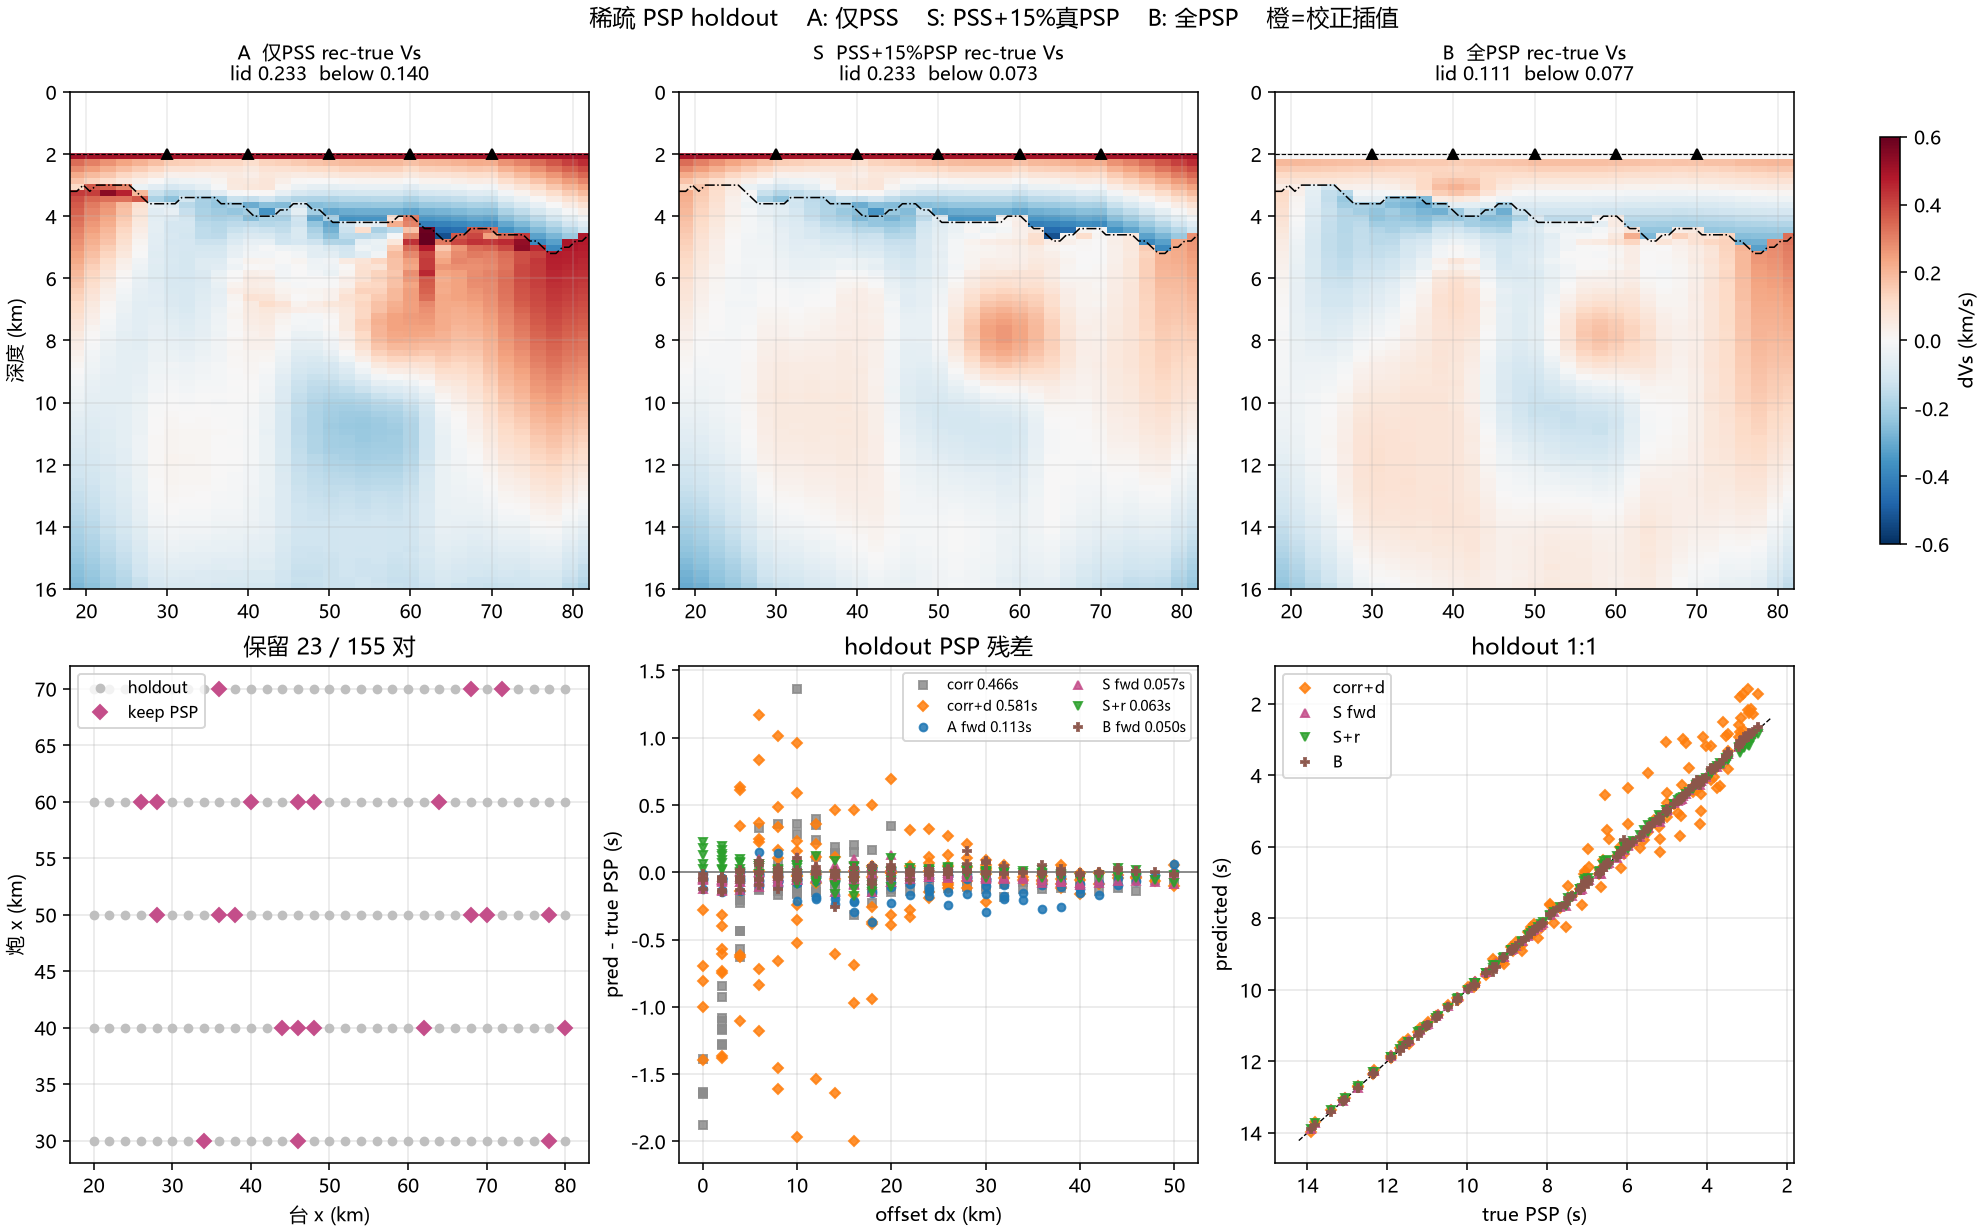

Generate this figure with Python:
#!/usr/bin/env python
# -*- coding: utf-8 -*-
"""稀疏真 PSP holdout：A / A+稀疏PSP / 校正插值 / 全 PSP(B)。"""

from __future__ import annotations

import math
import sys
from pathlib import Path

import matplotlib

matplotlib.use("Agg")
import matplotlib.pyplot as plt
import numpy as np

HERE = Path(__file__).resolve().parent
ROOT = HERE.parent
sys.path.insert(0, str(ROOT))
sys.path.insert(0, str(ROOT / "inv_2d"))
sys.path.insert(0, str(ROOT.parents[1]))
sys.path.insert(0, str(ROOT.parents[1].parent / "water_inv"))
import inv_grid as g  # noqa: E402
from check_joint import DCLIM, OBS_XS, PHASES, mask_crust, region_rms, ttrms  # noqa: E402
from check_lvz import load_vp_vs  # noqa: E402
from check_water_inv import parse_picks  # noqa: E402

plt.rcParams["font.sans-serif"] = ["Microsoft YaHei", "SimHei", "DejaVu Sans"]
plt.rcParams["axes.unicode_minus"] = False

XLO, XHI = 18.0, 82.0


def _rms(a) -> float:
    a = [float(x) for x in a if math.isfinite(x)]
    return math.sqrt(sum(v * v for v in a) / len(a)) if a else float("nan")


def load_keep(path: Path):
    keep, hold = set(), set()
    for ln in path.read_text(encoding="utf-8").splitlines():
        if not ln.strip() or ln.startswith("#"):
            continue
        _isrc, _irec, sx, rx, _dx, flag = ln.split()
        key = (round(float(sx), 3), round(float(rx), 3))
        (keep if int(flag) else hold).add(key)
    return keep, hold


def _pmap(picks, code: int):
    out = {}
    for p in picks:
        if int(p[0]) != code or not math.isfinite(p[3]):
            continue
        out[(round(p[4], 3), round(p[1], 3))] = float(p[3])
    return out


def interp_residual(xy_k, val_k, xy_q):
    xy_k = np.asarray(xy_k, float)
    val_k = np.asarray(val_k, float)
    xy_q = np.asarray(xy_q, float)
    if len(xy_k) == 0:
        return np.full(len(xy_q), np.nan)
    try:
        from scipy.interpolate import RBFInterpolator

        pred = RBFInterpolator(
            xy_k, val_k, kernel="thin_plate_spline", smoothing=1e-3
        )(xy_q)
        return np.asarray(pred, float)
    except Exception:
        out = np.empty(len(xy_q), float)
        for i, q in enumerate(xy_q):
            d2 = np.sum((xy_k - q) ** 2, axis=1)
            w = 1.0 / np.maximum(d2, 1e-6)
            out[i] = float(np.dot(w, val_k) / w.sum())
        return out


def match_rows(true_picks, keep):
    m0, m6, m7, m8 = (_pmap(true_picks, c) for c in (0, 6, 7, 8))
    keys = sorted(set(m0) & set(m6) & set(m7) & set(m8))
    rows = []
    for src, sx in keys:
        t_ppp, t_psp, t_pps, t_pss = m0[(src, sx)], m6[(src, sx)], m7[(src, sx)], m8[(src, sx)]
        corr = t_pss - (t_pps - t_ppp)
        dx = abs(sx - src)
        xm = 0.5 * (sx + src)
        is_keep = (src, sx) in keep
        rows.append(
            dict(
                src=src,
                sx=sx,
                dx=dx,
                xm=xm,
                psp=t_psp,
                corr=corr,
                keep=is_keep,
            )
        )
    return rows


def attach_fwd(rows, pred_picks):
    m6 = _pmap(pred_picks, 6)
    for r in rows:
        r["fwd"] = m6.get((r["src"], r["sx"]), float("nan"))


def _print_vs(lab, xs, zs, rec, true):
    print(
        f"  {lab:18s}  lid {region_rms(xs, zs, rec, true, lid=True):.4f}  "
        f"below {region_rms(xs, zs, rec, true, lid=False):.4f}  "
        f"crust {region_rms(xs, zs, rec, true, lid=None):.4f}"
    )


def _style(ax, title):
    xs_l = np.linspace(XLO, XHI, 80)
    ax.plot(xs_l, [g.z_conv(x) for x in xs_l], "k-.", lw=0.8, zorder=2)
    ax.plot(xs_l, [g.H] * len(xs_l), "k--", lw=0.6, zorder=2)
    ax.plot(list(OBS_XS), [g.H] * len(OBS_XS), "k^", ms=5, zorder=7)
    ax.set_xlim(XLO, XHI)
    ax.set_ylim(16, 0)
    ax.set_title(title, fontsize=10)
    ax.grid(True, alpha=0.25)


def main() -> int:
    fa, fb, fs = HERE / "path_a", HERE / "path_b", HERE / "path_s"
    keep_p = fs / "keep_pairs.txt"
    if not keep_p.is_file():
        raise SystemExit("missing path_s/keep_pairs.txt — 先跑 make_sparse_holdout.py")
    keep, hold = load_keep(keep_p)

    true_p = HERE / "syn_true_all.dat"
    if not true_p.is_file():
        true_p = fa / "syn_holdout_true.dat"
    true_picks = parse_picks(true_p.read_text(encoding="utf-8"))
    rows = match_rows(true_picks, keep)
    if not rows:
        raise SystemExit("no matched PPP/PPS/PSS/PSP rows")

    for folder, key in ((fa, "fwd_a"), (fb, "fwd_b"), (fs, "fwd_s")):
        hp = folder / "syn_holdout_rec.dat"
        if hp.is_file():
            attach_fwd(rows, parse_picks(hp.read_text(encoding="utf-8")))
            for r in rows:
                r[key] = r.get("fwd", float("nan"))
        else:
            for r in rows:
                r[key] = float("nan")

    kr = [r for r in rows if r["keep"]]
    hr = [r for r in rows if not r["keep"]]
    xy_k = [(r["xm"], r["dx"]) for r in kr]
    d_corr_k = [r["psp"] - r["corr"] for r in kr]
    xy_h = [(r["xm"], r["dx"]) for r in hr]
    d_corr_h = interp_residual(xy_k, d_corr_k, xy_h) if hr else np.array([])
    for r, d in zip(hr, d_corr_h):
        r["corr_i"] = r["corr"] + float(d)
    for r in kr:
        r["corr_i"] = r["psp"]

    if hr and all(math.isfinite(r["fwd_s"]) for r in kr + hr):
        d_s_k = [r["psp"] - r["fwd_s"] for r in kr]
        d_s_h = interp_residual(xy_k, d_s_k, xy_h)
        for r, d in zip(hr, d_s_h):
            r["fwd_s_i"] = r["fwd_s"] + float(d)
        for r in kr:
            r["fwd_s_i"] = r["psp"]
    else:
        for r in rows:
            r["fwd_s_i"] = float("nan")

    print(f"pairs  keep {len(kr)}  holdout {len(hr)}  all {len(rows)}")
    print("holdout PSP vs true  (smaller is better)")
    methods = (
        ("corr  PSS-(PPS-PPP)", [r["corr"] for r in hr]),
        ("corr + d interp", [r["corr_i"] for r in hr]),
        ("A  PSS-only fwd", [r["fwd_a"] for r in hr]),
        ("S  A+sparsePSP fwd", [r["fwd_s"] for r in hr]),
        ("S fwd + r interp", [r["fwd_s_i"] for r in hr]),
        ("B  full PSP fwd", [r["fwd_b"] for r in hr]),
    )
    for lab, pred in methods:
        d = [p - r["psp"] for p, r in zip(pred, hr) if math.isfinite(p)]
        print(f"  {lab:22s}  n={len(d):3d}  RMS {_rms(d):.4f} s")

    xs, zs, _, _, _, t_vs, _, _ = load_vp_vs(fa)
    print("Vs rec vs true")
    for lab, folder in (("A", fa), ("S", fs), ("B", fb)):
        if (folder / "rec_vs.smesh").is_file():
            _, _, _, _, _, t_vs_f, _, r_vs = load_vp_vs(folder)
            _print_vs(lab, xs, zs, r_vs, t_vs_f)
        else:
            print(f"  {lab:18s}  no rec_vs")

    for lab, folder, phases in (
        ("A", fa, ((0, "PPP"), (7, "PPS"), (8, "PSS"))),
        ("S", fs, ((6, "PSP"), (8, "PSS"))),
        ("B", fb, ((6, "PSP"),)),
    ):
        hold_t, hold_r = folder / "syn_holdout_true.dat", folder / "syn_holdout_rec.dat"
        if hold_t.is_file() and hold_r.is_file():
            print(f"{lab}  holdout all vs true")
            for code, name in PHASES:
                print(f"  {name:3s}({code})  {ttrms(hold_t, hold_r, code):.4f}")

    fig, axes = plt.subplots(2, 3, figsize=(14.2, 8.8), facecolor="w", layout="constrained")
    _, _, _, _, _, t_vs_a, _, r_vs_a = load_vp_vs(fa)
    r_vs_s = r_vs_b = None
    if (fs / "rec_vs.smesh").is_file():
        _, _, _, _, _, _, _, r_vs_s = load_vp_vs(fs)
    if (fb / "rec_vs.smesh").is_file():
        _, _, _, _, _, t_vs_b, _, r_vs_b = load_vp_vs(fb)
    else:
        t_vs_b = t_vs_a
    extent = (float(xs[0]), float(xs[-1]), float(zs[-1]), float(zs[0]))

    def _vs_title(name, rec):
        if rec is None:
            return f"{name} 无 rec_vs"
        return (
            f"{name} rec-true Vs\n"
            f"lid {region_rms(xs, zs, rec, t_vs_a, lid=True):.3f}  "
            f"below {region_rms(xs, zs, rec, t_vs_a, lid=False):.3f}"
        )

    vs_panels = (
        (axes[0, 0], r_vs_a, _vs_title("A  仅PSS", r_vs_a)),
        (axes[0, 1], r_vs_s, _vs_title("S  PSS+15%PSP", r_vs_s)),
        (axes[0, 2], r_vs_b, _vs_title("B  全PSP", r_vs_b)),
    )
    last = None
    for ax, rec, title in vs_panels:
        grid = (rec - t_vs_a) if rec is not None else t_vs_a * np.nan
        im = ax.imshow(
            grid,
            extent=extent,
            cmap="RdBu_r",
            vmin=-DCLIM,
            vmax=DCLIM,
            aspect="auto",
            interpolation="nearest",
            zorder=0,
        )
        last = im
        _style(ax, title)
    fig.colorbar(last, ax=axes[0, :].ravel().tolist(), shrink=0.82, label="dVs (km/s)")
    axes[0, 0].set_ylabel("深度 (km)")

    axm = axes[1, 0]
    axm.plot([r["sx"] for r in hr], [r["src"] for r in hr], "o", color="0.75", ms=4, label="holdout")
    axm.plot([r["sx"] for r in kr], [r["src"] for r in kr], "D", color="#c44e8a", ms=5, label="keep PSP")
    axm.set_xlabel("台 x (km)")
    axm.set_ylabel("炮 x (km)")
    axm.set_title(f"保留 {len(kr)} / {len(rows)} 对")
    axm.grid(True, alpha=0.3)
    axm.legend(fontsize=8, loc="best")

    axr = axes[1, 1]
    axr.axhline(0.0, color="0.45", lw=0.8)
    series = (
        ("corr", [r["corr"] - r["psp"] for r in hr], "0.55", "s"),
        ("corr+d", [r["corr_i"] - r["psp"] for r in hr], "#ff7f0e", "D"),
        ("A fwd", [r["fwd_a"] - r["psp"] for r in hr], "#1f77b4", "o"),
        ("S fwd", [r["fwd_s"] - r["psp"] for r in hr], "#c44e8a", "^"),
        ("S+r", [r["fwd_s_i"] - r["psp"] for r in hr], "#2ca02c", "v"),
        ("B fwd", [r["fwd_b"] - r["psp"] for r in hr], "#8c564b", "P"),
    )
    for lab, d, c, m in series:
        if not any(math.isfinite(v) for v in d):
            continue
        axr.plot(
            [r["dx"] for r in hr],
            d,
            m,
            color=c,
            ms=4,
            alpha=0.85,
            label=f"{lab} {_rms(d):.3f}s",
        )
    axr.set_xlabel("offset dx (km)")
    axr.set_ylabel("pred - true PSP (s)")
    axr.grid(True, alpha=0.3)
    axr.legend(fontsize=7, loc="best", ncol=2)
    axr.set_title("holdout PSP 残差")

    ax1 = axes[1, 2]
    lims = [r["psp"] for r in hr]
    lo, hi = min(lims) - 0.3, max(lims) + 0.3
    ax1.plot([lo, hi], [lo, hi], "k--", lw=0.7)
    for lab, pred, c, m in (
        ("corr+d", [r["corr_i"] for r in hr], "#ff7f0e", "D"),
        ("S fwd", [r["fwd_s"] for r in hr], "#c44e8a", "^"),
        ("S+r", [r["fwd_s_i"] for r in hr], "#2ca02c", "v"),
        ("B", [r["fwd_b"] for r in hr], "#8c564b", "P"),
    ):
        if not any(math.isfinite(v) for v in pred):
            continue
        ax1.plot(lims, pred, m, color=c, ms=4, alpha=0.85, label=lab)
    ax1.set_xlabel("true PSP (s)")
    ax1.set_ylabel("predicted (s)")
    ax1.set_title("holdout 1:1")
    ax1.grid(True, alpha=0.3)
    ax1.legend(fontsize=8)
    ax1.invert_yaxis()
    ax1.invert_xaxis()

    fig.suptitle(
        "稀疏 PSP holdout    A: 仅PSS    S: PSS+15%真PSP    B: 全PSP    橙=校正插值"
    )
    out = HERE / "check_sparse.png"
    fig.savefig(out, dpi=140)
    plt.close(fig)
    print(f"wrote {out}")
    return 0


if __name__ == "__main__":
    raise SystemExit(main())
